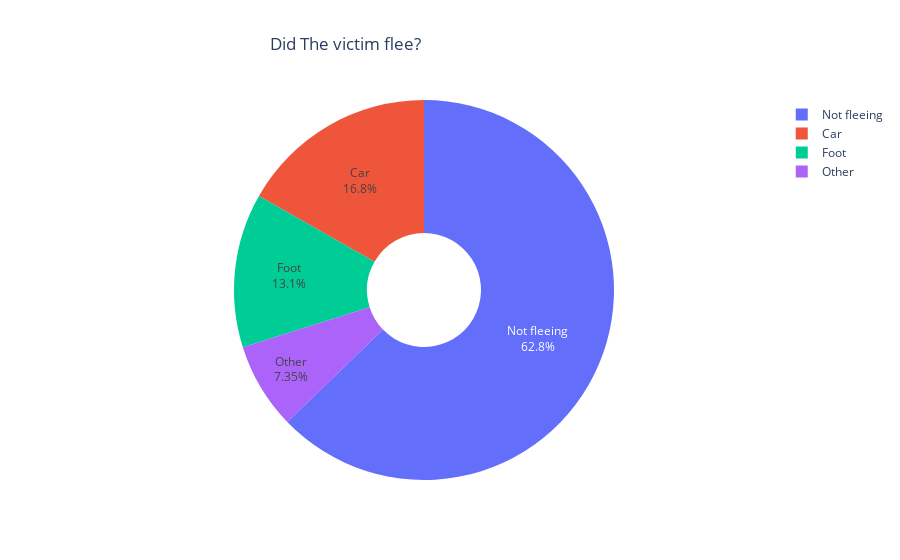

The cell this chart's notebook holds for it:
### Code cell
#Flee
fig = go.Figure(data=[go.Pie(
                labels = df.flee.value_counts().index,
                values = df.flee.value_counts(),
                hole = 0.3,
                textinfo = 'label + percent')])

fig.update_layout(
    title_text = 'Did The victim flee?',
    title_x = 0.3)

fig.show()

### Figure 1 — Plotly figure (JSON) as saved in the notebook; plotly's stock layout.template omitted (floating-point values rounded to 4 significant figures)
{"data": [{"values": [3073, 820, 642, 360], "textinfo": "label+percent", "hole": 0.3, "labels": ["Not fleeing", "Car", "Foot", "Other"], "type": "pie"}], "layout": {"title": {"text": "Did The victim flee?", "x": 0.3}}}
